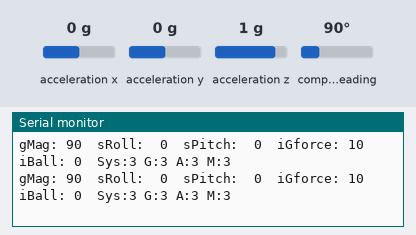
The sketch below on a simulated Arduino Uno, built for the host (arithmetic inside an expression is 32-bit, double 64-bit). Shown: the last lines printed to the serial monitor. The test bench sets the inputs (shaded band); at power-on: acceleration z 1 g, acceleration x 0 g, acceleration y 0 g, compass heading 90°. EEPROM starts erased.

Above: at 12.8 s.
12.9 s: acceleration z set to 0.1 g
At 12.93 s:
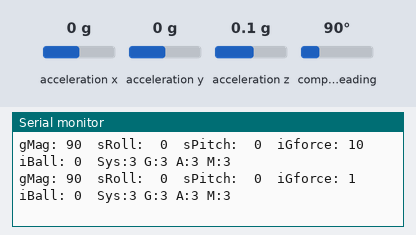
14.4 s: acceleration z set to -0.2 g
At 14.48 s:
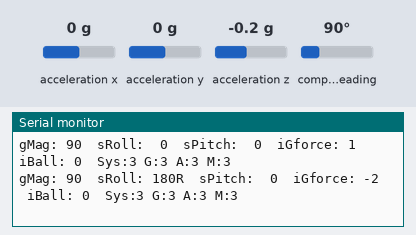

Measured:
- the behaviour switches between 0 and -0.1 g on acceleration z (found by bisection; images 1 and 2)
- after the input at 12.9 s, the serial monitor: prints a new line at once (image 1)
- after the input at 14.4 s, the serial monitor: prints a new line after 0.07 s (image 2)

The sketch:

GyroBNO055.ino
```cpp
#include <Wire.h>
#include <Adafruit_Sensor.h>
#include <Adafruit_BNO055.h>
#include <utility/imumaths.h>
#include <EEPROM.h>

/* Set the delay between fresh samples */
#define BNO055_SAMPLERATE_DELAY_MS (100)

// Check I2C device address and correct line below (by default address is 0x29 or 0x28)
//                                   id, address
Adafruit_BNO055 bno = Adafruit_BNO055(55, 0x29);
sensors_event_t event;

#define EEPROM_SIZE           512

int gMag, gRoll, gPitch;
String sRoll;
String sPitch;
int iGforce;
int iBall;

/**************************************************************************/
/*
    Displays some basic information on this sensor from the unified
    sensor API sensor_t type (see Adafruit_Sensor for more information)
    */
/**************************************************************************/
void displaySensorDetails(void)
{
    sensor_t sensor;
    bno.getSensor(&sensor);
    Serial.println("------------------------------------");
    Serial.print("Sensor:       "); Serial.println(sensor.name);
    Serial.print("Driver Ver:   "); Serial.println(sensor.version);
    Serial.print("Unique ID:    "); Serial.println(sensor.sensor_id);
    Serial.print("Max Value:    "); Serial.print(sensor.max_value); Serial.println(" xxx");
    Serial.print("Min Value:    "); Serial.print(sensor.min_value); Serial.println(" xxx");
    Serial.print("Resolution:   "); Serial.print(sensor.resolution); Serial.println(" xxx");
    Serial.println("------------------------------------");
    Serial.println("");
    delay(500);
}

/**************************************************************************/
/*
    Display some basic info about the sensor status
    */
/**************************************************************************/
void displaySensorStatus(void)
{
    /* Get the system status values (mostly for debugging purposes) */
    uint8_t system_status, self_test_results, system_error;
    system_status = self_test_results = system_error = 0;
    bno.getSystemStatus(&system_status, &self_test_results, &system_error);

    /* Display the results in the Serial Monitor */
    Serial.println("");
    Serial.print("System Status: 0x");
    Serial.println(system_status, HEX);
    Serial.print("Self Test:     0x");
    Serial.println(self_test_results, HEX);
    Serial.print("System Error:  0x");
    Serial.println(system_error, HEX);
    Serial.println("");
    delay(500);
}

/**************************************************************************/
/*
    Display sensor calibration status
    */
/**************************************************************************/
void displayCalStatus(void)
{
    /* Get the four calibration values (0..3) */
    /* Any sensor data reporting 0 should be ignored, */
    /* 3 means 'fully calibrated" */
    uint8_t system, gyro, accel, mag;
    system = gyro = accel = mag = 0;
    bno.getCalibration(&system, &gyro, &accel, &mag);

    /* The data should be ignored until the system calibration is > 0 */
    Serial.print("\t");
    if (!system)
    {
        Serial.print("! ");
    }

    /* Display the individual values */
    Serial.print("Sys:");
    Serial.print(system, DEC);
    Serial.print(" G:");
    Serial.print(gyro, DEC);
    Serial.print(" A:");
    Serial.print(accel, DEC);
    Serial.print(" M:");
    Serial.print(mag, DEC);
}

/**************************************************************************/
/*
    Display the raw calibration offset and radius data
    */
/**************************************************************************/
void displaySensorOffsets(const adafruit_bno055_offsets_t &calibData)
{
    Serial.print("Accelerometer: ");
    Serial.print(calibData.accel_offset_x); Serial.print(" ");
    Serial.print(calibData.accel_offset_y); Serial.print(" ");
    Serial.print(calibData.accel_offset_z); Serial.print(" ");

    Serial.print("\nGyro: ");
    Serial.print(calibData.gyro_offset_x); Serial.print(" ");
    Serial.print(calibData.gyro_offset_y); Serial.print(" ");
    Serial.print(calibData.gyro_offset_z); Serial.print(" ");

    Serial.print("\nMag: ");
    Serial.print(calibData.mag_offset_x); Serial.print(" ");
    Serial.print(calibData.mag_offset_y); Serial.print(" ");
    Serial.print(calibData.mag_offset_z); Serial.print(" ");

    Serial.print("\nAccel Radius: ");
    Serial.print(calibData.accel_radius);

    Serial.print("\nMag Radius: ");
    Serial.print(calibData.mag_radius);
}


/**************************************************************************/
/*
    Arduino setup function (automatically called at startup)
    */
/**************************************************************************/
void setup(void)
{
    Serial.begin(115200);
    delay(1000);
    Serial.println("Orientation Sensor Test"); Serial.println("");

    /* Initialise the sensor */
    if (!bno.begin())
    {
        /* There was a problem detecting the BNO055 ... check your connections */
        Serial.print("Ooops, no BNO055 detected ... Check your wiring or I2C ADDR!");
        while (1);
    }

    int eeAddress = 0;
    long bnoID;
    bool foundCalib = false;

    EEPROM.begin(EEPROM_SIZE);

    EEPROM.get(eeAddress, bnoID);

    adafruit_bno055_offsets_t calibrationData;
    sensor_t sensor;

    /*
    *  Look for the sensor's unique ID at the beginning oF EEPROM.
    *  This isn't foolproof, but it's better than nothing.
    */
    bno.getSensor(&sensor);
    if (bnoID != sensor.sensor_id)
    {
        Serial.println("\nNo Calibration Data for this sensor exists in EEPROM");
        delay(500);
    }
    else
    {
        Serial.println("\nFound Calibration for this sensor in EEPROM.");
        eeAddress += sizeof(long);
        EEPROM.get(eeAddress, calibrationData);

        displaySensorOffsets(calibrationData);

        Serial.println("\n\nRestoring Calibration data to the BNO055...");
        bno.setSensorOffsets(calibrationData);

        Serial.println("\n\nCalibration data loaded into BNO055");
        foundCalib = true;
    }

    delay(1000);

    /* Display some basic information on this sensor */
    displaySensorDetails();

    /* Optional: Display current status */
    displaySensorStatus();

   /* Crystal must be configured AFTER loading calibration data into BNO055. */
    bno.setExtCrystalUse(true);

    sensors_event_t event;
    bno.getEvent(&event);
    /* always recal the mag as It goes out of calibration very often */
    if (foundCalib)
        Serial.println("Move sensor slightly to calibrate magnetometers");
    else
        Serial.println("Please Calibrate Sensor: ");

    // check Fully Calibated...
    while (!bno.isFullyCalibrated())
    {
        bno.getEvent(&event);

        Serial.print("On Cal: X: ");
        Serial.print(event.orientation.x, 4);
        Serial.print("\tY: ");
        Serial.print(event.orientation.y, 4);
        Serial.print("\tZ: ");
        Serial.print(event.orientation.z, 4);

        // Optional: Display calibration status
        displayCalStatus();

        // New line for the next sample
        Serial.println("");

        // Wait the specified delay before requesting new data
        delay(BNO055_SAMPLERATE_DELAY_MS);
    }

    Serial.println("\nFully calibrated!");
    Serial.println("--------------------------------");
    Serial.println("Calibration Results: ");
    adafruit_bno055_offsets_t newCalib;
    bno.getSensorOffsets(newCalib);
    displaySensorOffsets(newCalib);

    Serial.println("\n\nStoring calibration data to EEPROM...");

    eeAddress = 0;
    bno.getSensor(&sensor);
    bnoID = sensor.sensor_id;

    EEPROM.put(eeAddress, bnoID);

    eeAddress += sizeof(long);
    EEPROM.put(eeAddress, newCalib);

    EEPROM.commit();    //Store data to EEPROM

    Serial.println("Data stored to EEPROM.");

    Serial.println("\n--------------------------------\n");
    delay(500);

    bno.printSensorDetails();
}

void loop() {

    /* Get a new sensor event */
    //sensors_event_t event;
    bno.getEvent(&event);

    _GyroCalculus();

    /* Display the floating point data */
    Serial.print("gMag: ");
    Serial.print(gMag);
    Serial.print("\tsRoll: ");
    Serial.print(sRoll);
    Serial.print("\tsPitch: ");
    Serial.print(sPitch);
    Serial.print("\tiGforce: ");
    Serial.print(iGforce);
    Serial.print("\tiBall: ");
    Serial.print(iBall);

    /*
    Serial.print("X: ");
    Serial.print(event.orientation.x, 4);
    Serial.print("\tY: ");
    Serial.print(event.orientation.y, 4);
    Serial.print("\tZ: ");
    Serial.print(event.orientation.z, 4);
    */
    /* Optional: Display calibration status */
    displayCalStatus();

    /* Optional: Display sensor status (debug only) */
    //displaySensorStatus();

    /* New line for the next sample */
    Serial.println("");

    /* Wait the specified delay before requesting new data */
    delay(BNO055_SAMPLERATE_DELAY_MS);
}

void _GyroCalculus (void)
{
  float gforce = 1.0;
  float ball = 1.0;

  gMag = event.orientation.x + 0.5;

  if (event.orientation.y >= 0)
    gRoll = event.orientation.y + 0.5;
  else
    gRoll = event.orientation.y - 0.5;

  if (event.orientation.z >= 0)
    gPitch = event.orientation.z + 0.5;
  else
    gPitch = event.orientation.z - 0.5;

  // Pitch
  if (abs(gPitch) > 90)
  {
    if (gRoll > 0)
      gRoll = 180 - gRoll;
    else
      gRoll = -180 - gRoll;
  }

  if (gPitch > 90)
    gPitch = 180 - gPitch;

  if (gPitch < -90)
    gPitch = -180 - gPitch;

  // Roll
  sRoll = "";
  if (abs(gRoll) < 10)
    sRoll += " ";

  sRoll += abs(gRoll);

  if (gRoll < 0)
    sRoll += "R";

  if (gRoll > 0)
    sRoll += "L";

  // Pitch
  sPitch = "";
  if (abs(gPitch) < 10)
    sPitch += " ";

  sPitch += abs(gPitch);

  if (gPitch < 0)
    sPitch += "U";

  if (gPitch > 0)
    sPitch += "D";

  //////////////////////
  // G-Force and ball //
  //////////////////////
  imu::Vector<3> acc = bno.getVector(Adafruit_BNO055::VECTOR_ACCELEROMETER);
  gforce = acc.z();
  iGforce = round(gforce*10/9.8);
  ball = acc.x();
  iBall = round(ball*100);
}
```
